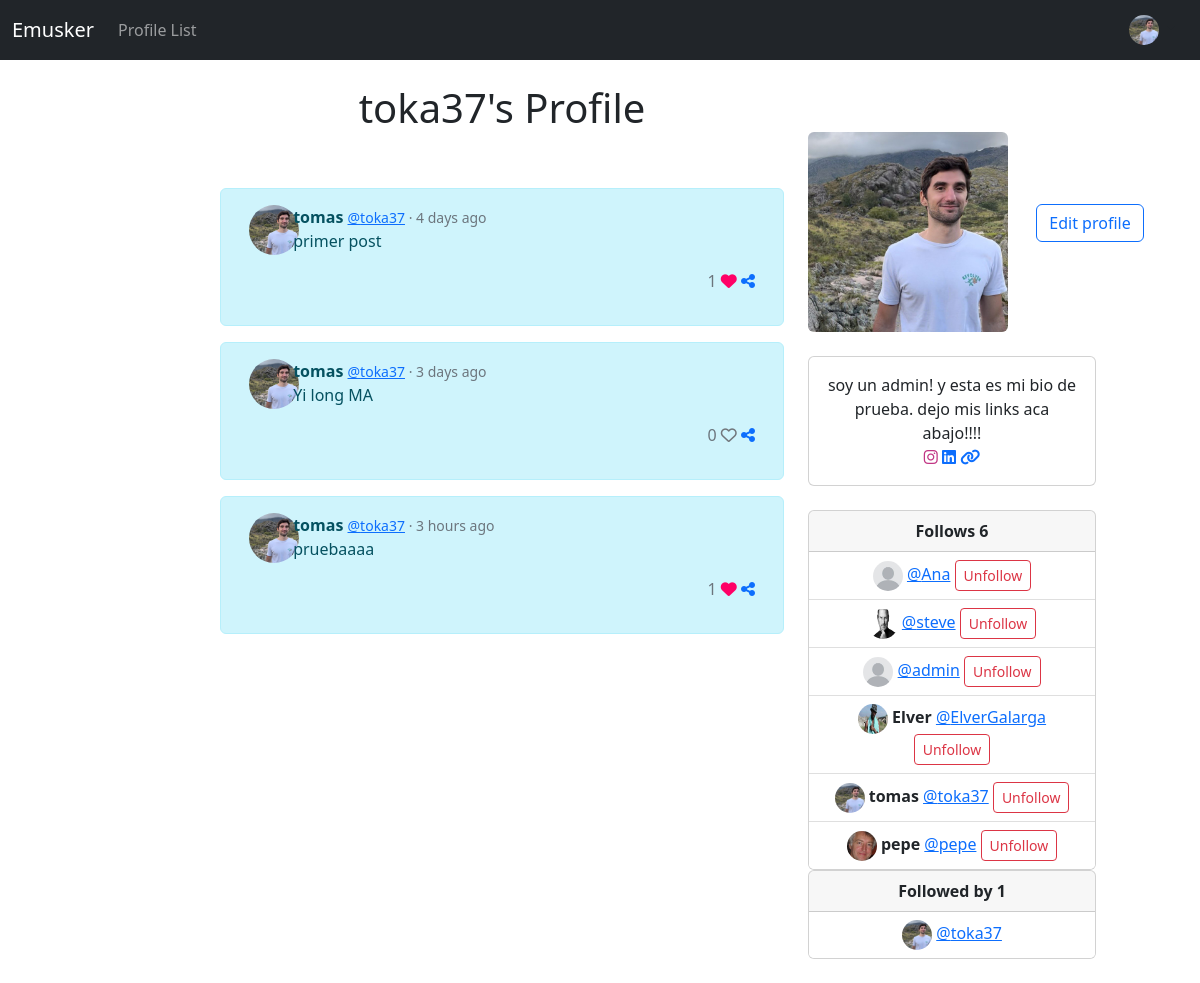
The app's page /profile/10 (signed in), older data.
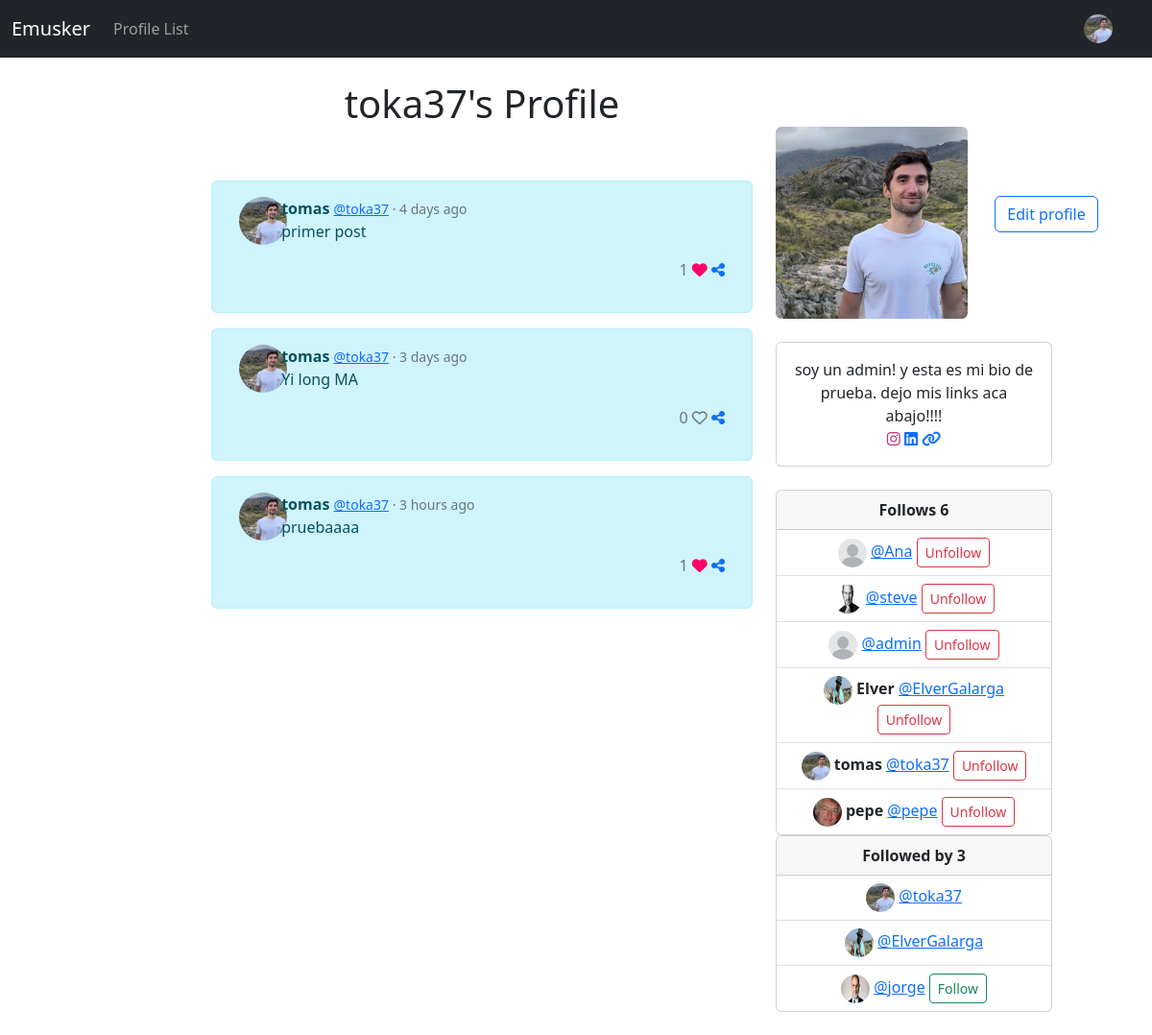
The same page, newer data.
### musker/models.py (models this page shows, shortened)
class Post(models.Model):
	user = models.ForeignKey(User, related_name="posts", on_delete=models.DO_NOTHING)
	body = models.CharField(max_length=300)
	created_at=models.DateTimeField(auto_now_add=True)
	likes = models.ManyToManyField(User,related_name="post_like",blank=True)
	def number_of_likes(self):
		return self.likes.count()
	def whenpublished(self):
		now = timezone.now()
		diff= now - self.created_at
		if diff.days == 0 and diff.seconds >= 0 and diff.seconds < 60:
			seconds= diff.seconds
			if seconds == 1:
				return str(seconds) +  "second ago"
			else:
				return str(seconds) + " seconds ago"
		if diff.days == 0 and diff.seconds >= 60 and diff.seconds < 3600:
			minutes= math.floor(diff.seconds/60)
			if minutes == 1:
				return str(minutes) + " minute ago"
			else:
				return str(minutes) + " minutes ago"
		if diff.days == 0 and diff.seconds >= 3600 and diff.seconds < 86400:
			hours= math.floor(diff.seconds/3600)
			if hours == 1:
				return str(hours) + " hour ago"
			else:
				return str(hours) + " hours ago"
		if diff.days >= 1 and diff.days < 30:
			days= diff.days
			if days == 1:
				return str(days) + " day ago"
			else:
				return str(days) + " days ago"

class Profile(models.Model):
	user = models.OneToOneField(User, on_delete=models.CASCADE)
	follows = models.ManyToManyField("self",related_name="followed_by",symmetrical=False,blank=True)
	date_modified = models.DateTimeField(User, auto_now=True)
	profile_image = models.ImageField(null=True,blank=True, upload_to="images/")
	profile_bio = models.CharField(null=True,blank=True,max_length=100)
	homepage_link =models.CharField(null=True,blank=True,max_length=100)
	instagram_link =models.CharField(null=True,blank=True,max_length=100)
	linkedin_link =models.CharField(null=True,blank=True,max_length=100)
	def __str__(self):
		return self.user.username

### musker/views.py (the view, shortened to what this page needs)
# urls.py: path('profile/<int:pk>',views.profile,name='profile' ),
def profile(request,pk):
    if request.user.is_authenticated:
        profile = Profile.objects.get(user_id=pk)
        posts=Post.objects.filter(user_id=pk)
        return render(request, 'profile.html',{"profile":profile,"posts":posts})
    else:
        messages.success(request,("You must be logged."))
        return redirect('home')

### musker/templates/profile.html (shortened to what the changed rows need)
{% extends 'base.html' %}
{%load static%}
{% block content %}
{%if profile%}
<div class="container-fluid no-padding text-center" >
  <div class="row">
        <div class="col-2" ></div>
        <div class="col-6" >
            <h1>{{profile.user.username}}'s Profile</h1>
            {%if posts %}
              {%for post in posts %}
              <div class="alert alert-info" role="alert">
                <div class="container" >
                  <div class="row">
                    <div class="col-1">
                      {%if profile.profile_image%}
                      <img src="{{profile.profile_image.url}}" class="rounded-circle" width="50" height="50" alt="{{profiles.user.username}}">
                      {%else%}
                      <img src="{%static 'images/default-picture.jpeg'%}" class="rounded-circle" width="50" height="50" alt="{{profiles.user.username}}">
                      {%endif%}
                    </div>
                    <div class="col-11 ">
                      <div class="text-start ">
                              <b>{{post.user.first_name}}</b>
                              <small class="text-muted"data-toggle="tooltip" title="{{post.created_at}}" ><a href="{%url 'profile' post.user.id%}">@{{post.user.username}}</a> · {{ post.whenpublished }}   </small>
                      </div>
                      <p class="text-start ">
                          {{post.body}}
                      </p>
                      <p class="text-end text-muted">
                        {{post.number_of_likes}}
                        {%if user in post.likes.all%}
                        <a href="{%url 'post_like' post.id%}"><i class="fa fa-heart"style="color:rgb(255, 0, 102)"></i></a>
                        {%else%}
                        <a href="{%url 'post_like' post.id%}"><i class="fa fa-heart-o"style="color: rgb(113, 118, 123)" ></i></a>
                        {%endif%}
                        <a href="{%url 'post_detail' post.id%}"><i class="fa-solid fa-share-nodes"></i></a>
                    </p>
                    </div>
                  </div>
                </div>
              </div>
              {%endfor%}
           {%endif%}
        </div>
        <div class="col-2">
          {%if profile.profile_image%}
          <img src="{{profile.profile_image.url}}" class="rounded float-left" width="200" height="200" style=" display: block;">
          {%endif%}
          {%if profile.profile_bio%}
          <div class="card"  style=" width: 18rem; ">
            <div class="card-body" style="align-self: auto;">
              {{profile.profile_bio}}
              {%if profile.instagram_link%}
              <a href="{{profile.instagram_link}}" target="new"style="color: #C13584"><i class="fa-brands fa-instagram"></i></a>
              {%endif%}
              {%if profile.linkedin_link%}
              <a href="{{profile.linkedin_link}}"target="new"><i class="fa-brands fa-linkedin"></i></a>
              {%endif%}
              {%if profile.homepage_link%}
              <a href="{{profile.homepage_link}}"target="new"><i class="fa-solid fa-link"></i></a>
              {%endif%}
            </div>
          </div>
          {%endif%}
            <div class="card" style="width: 18rem;">
                <div class="card-header">
                <strong> Follows {{profile.follows.all.count}}</strong>
                </div>
                <ul class="list-group list-group-flush" >
                  {%for following in profile.follows.all%}
                  <li class="list-group-item " style="left: 0%;">
                    {%if following.user.profile.profile_image%}
                      <img src="{{following.user.profile.profile_image.url}}" class="rounded-circle" width="30" height="30" >
                    {%else%}
                    <img src="{%static 'images/default-picture.jpeg'%}" class="rounded-circle" width="30" height="30" alt="{{profiles.user.username}}">
                    {%endif%}
                      <b>{{following.user.first_name}} </b>
                      <a href="{%url 'profile' following.user.id%}">@{{following}}</a>
                    <a href="{%url 'unfollow' following.user.id%}"><button class="btn btn-outline-danger btn-sm" >Unfollow</button></button></a>
                  </li>
                  {%endfor%}
                </ul>
              </div>
              <div class="card" style="width: 18rem;">
                <div class="card-header">
                <strong>Followed by {{profile.followed_by.all.count}}</strong>
                </div>
                <ul class="list-group list-group-flush">
                  {%for following in profile.followed_by.all%}
                  <li class="list-group-item">
                    {%if following.user.profile.profile_image%}
                      <img src="{{following.user.profile.profile_image.url}}" class="rounded-circle" width="30" height="30" >
                    {%else%}
                    <img src="{%static 'images/default-picture.jpeg'%}" class="rounded-circle" width="30" height="30" alt="{{profiles.user.username}}">
                    {%endif%}
                    <a href="{%url 'profile' following.user.id%}">@{{following}}</a>
                    {%if following in profile.follows.all %}
                    {%else%}
                    <a href="{%url 'follow' following.user.id%}"><button class="btn btn-outline-success btn-sm" >Follow</button></button></a>
                    {%endif%}
                  </li>
                  {%endfor%}
                </ul>
              </div>
        </div>
        <div class="col-2" >
            <form method="POST" class = "form-inline">
            {%if request.user.id == profile.user.id%}
            <a href="{%url 'update_user'%}" class="btn btn-outline-primary">Edit profile</a>
            {%elif profile in user.profile.follows.all%}
            <button class="btn btn-outline-danger" name="follow" value="unfollow" type="submit">Unfollow @{{profile.user.username}}</button>
            {%else%}
            <button class="btn btn-outline-success" name="follow" value="follow" type="submit">Follow @{{profile.user.username}}</button>
            {%endif%}
            </form>
        </div>
    </div>
</div>
{%endif%}
{%endblock%}

Row changes from the older to the newer data that the page shows:
changed Profile "soy un admin! y esta es mi bio de prueba. dejo mis links aca abajo!!!!": followed_by.all.count "1" → "3"
now on one of the page's lists (row edited): Profile: user.username "ElverGalarga"
now on this page (row edited): Profile: user.profile.profile_image (picture), user.username "jorge", shows "Follow"
